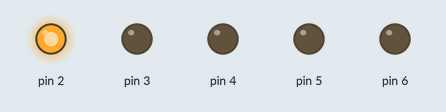
The sketch below on a simulated Arduino Uno, built with avr-gcc and run on an emulated ATmega328P. On the bench: output pins drawn as LEDs (lit = HIGH).

Above: at 0.05 s.
At 0.75 s:
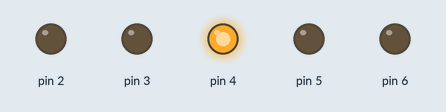
At 1.45 s:
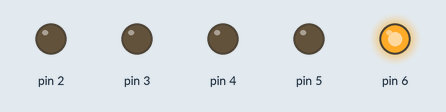
At 2.15 s:
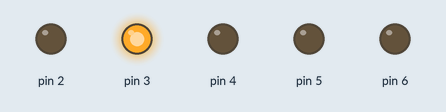
At 2.85 s:
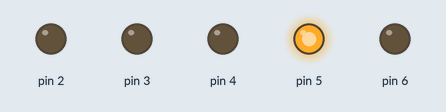
Timing chart, 0 to 3.1 s (numbered marks = the images above):
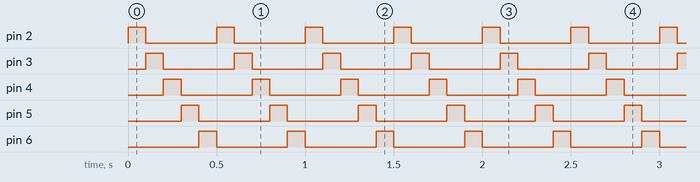

The sketch:

project2-blinkingwaveloop.ino
```cpp
int d = 100;
void setup() {
  // put your setup code here, to run once:
  pinMode(2, OUTPUT);
  pinMode(3, OUTPUT);
  pinMode(4, OUTPUT);
  pinMode(5, OUTPUT);
  pinMode(6, OUTPUT);

}

void loop() {
  // put your main code here, to run repeatedly:
  for (int a =2; a < 7; a++)
  {
    digitalWrite(a, HIGH);
    delay(d);
    digitalWrite(a, LOW);
  }
}
```

Measured:
- by itself, pin 2–6: alternates HIGH for 0.10 s and LOW for 0.40 s
